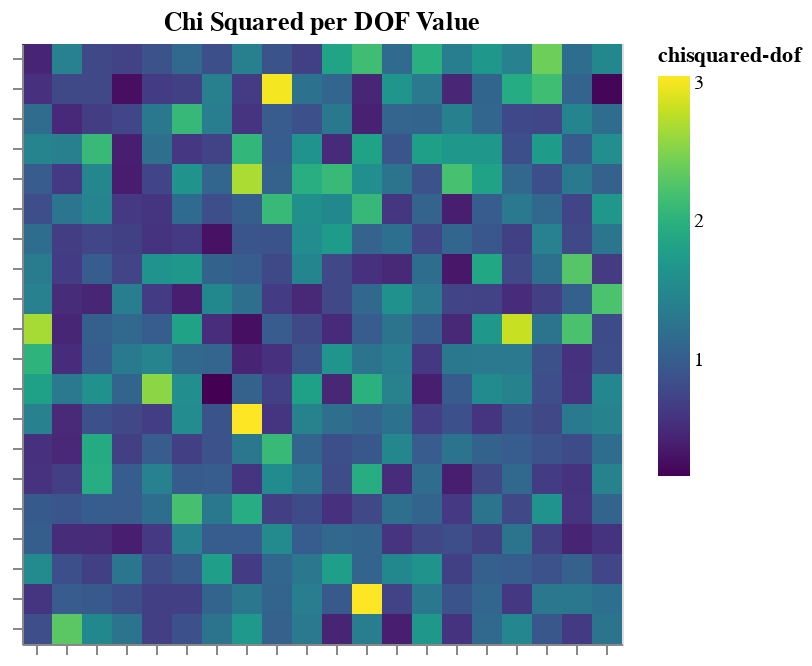

The cell this chart's notebook holds for it:
### Code cell
pz.chiSquaredMap(title="Chi Squared per DOF Value")

### Figure 1 — Vega-Lite specification as saved in the notebook (floating-point values rounded to 4 significant figures; data arrays with more than 128 entries replaced by an {"elided": "..."} marker saying what was removed)
{"$schema": "https://vega.github.io/schema/vega-lite/v3.4.0.json", "config": {"mark": {"tooltip": null}, "view": {"height": 300, "width": 400}}, "data": {"name": "data-5ea5d8b048bd0ec93e895a0af22be45d"}, "datasets": {"data-5ea5d8b048bd0ec93e895a0af22be45d": {"elided": "400 records"}}, "encoding": {"color": {"field": "chisquared-dof", "scale": {"scheme": "viridis", "type": "linear"}, "type": "quantitative"}, "x": {"axis": {"labels": false, "title": null}, "field": "x", "type": "ordinal"}, "y": {"axis": {"labels": false, "title": null}, "field": "y", "type": "ordinal"}}, "height": 300, "mark": "rect", "title": "Chi Squared per DOF Value", "width": 300}
